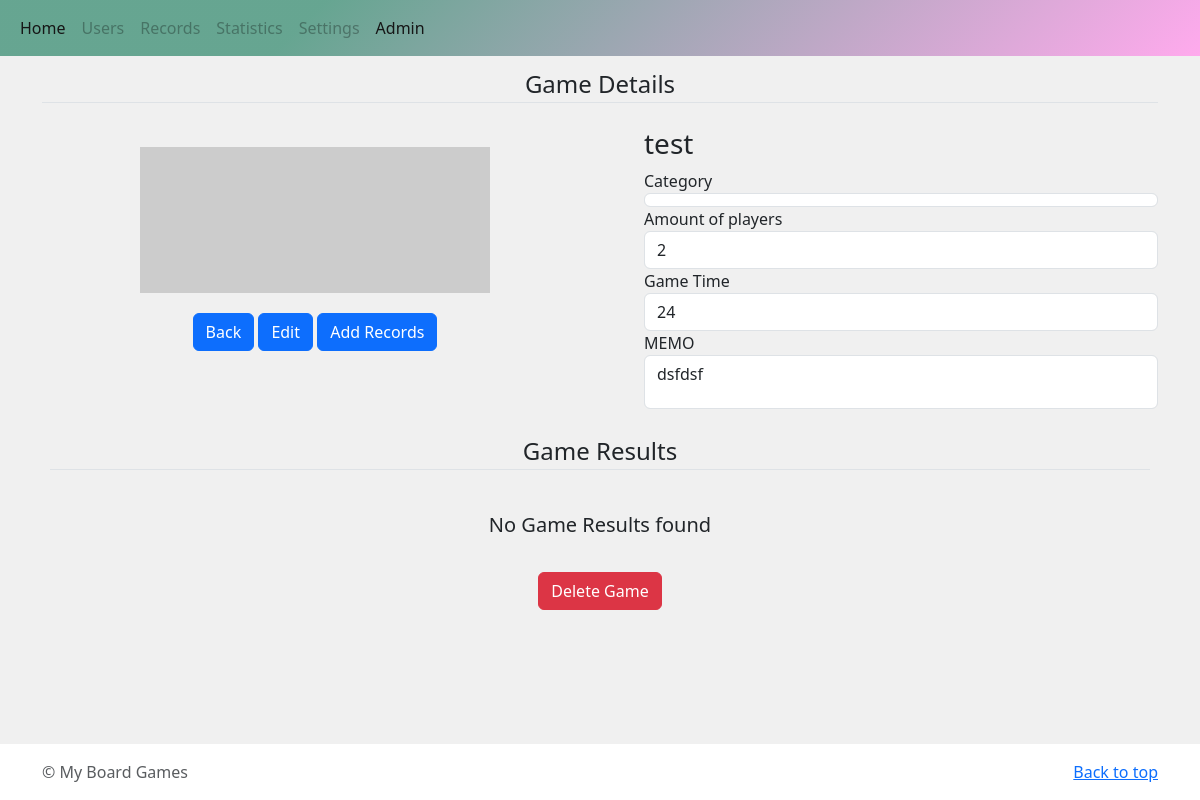
The page /16 on the database its author committed.
### cms/models.py (models this page shows)
class Game(models.Model):
    image = models.ImageField(upload_to='images', null=True, blank=True)
    title = models.CharField(max_length=150)
    player = models.CharField(max_length=50)
    time = models.CharField(max_length=50)
    memo = models.TextField(blank=True)
    created_datetime = models.DateTimeField(auto_now_add=True)
    updated_datetime = models.DateTimeField(auto_now=True)
    def __str__(self):
        return self.title

### cms/views.py (the view)
# urls.py: path('<int:game_id>', views.detail, name='detail'),
def detail(request, game_id,):
    game = get_object_or_404(Game, id=game_id)
    histories = History.objects.filter(game=game_id)
    results = Result.objects.filter(history__game=game_id).order_by('-score')
    initial_data = {'game': game}
    record_form = HistoryForm(initial=initial_data)
    record_formset = RecordFormset()
    game_form = GameForm(instance=game)
    context = {
        'game': game,
        'histories': histories,
        'results': results,
        'record_form': record_form,
        'record_formset': record_formset,
        'game_form': game_form,
    }
    return render(request, 'cms/detail.html', context)

### cms/models.py (called while the page is built)
    def __str__(self):
        return self.name

### cms/templates/cms/detail.html (shortened to what this page needs)
{% extends 'cms/base.html' %}
{% block content %}
<div class="container">
    <legend class="border-bottom mb-4 text-center">Game Details</legend>
    <div class="row row-cols-1 row-cols-xs-1 row-cols-sm-1 row-cols-md-2 cols-lg-2 cols-xl-2 cols-xxl-2">
        <div class="col">
            <div class="row">
                <div class="col col-12">
                {% if game.image %}
                    <img class="boardgame-detail-image img-fluid" src="{{ game.image.url }}" alt="plant image">
                {% else %}
                    <img class="boardgame-detail-image img-fluid" src="http://placehold.it/360x150" alt="game image">
                {% endif %}
                </div>
                <div class="col align-items-end" >
                    <div class="text-center">
                        <a href="{% url 'cms:index' %}" class="btn btn-primary">Back</a>
                        <button class="btn btn-primary" data-bs-toggle="modal" data-bs-target="#modalGame">Edit</button>
                        <button class="btn btn-primary" data-bs-toggle="modal" data-bs-target="#modalRecord">Add Records</button>
                    </div>
                </div>
            </div>
        </div>
        <div class="col">
            <ul>
                <div id="" data-name='{{ game }}'><h3>{{ game }}</h3></div>
                <label for="game-category">Category</label><span class="form-control" id="game-category">{{ game.category }}</span>
                <label for="game-player">Amount of players</label><span class="form-control" id="game-player">{{ game.player }}</span>
                <label for="game-time">Game Time</label><span class="form-control" id="game-time">{{ game.time }}</span>
                <label for="game-memo">MEMO</label><span class="form-control" id="game-memo">{{ game.memo | linebreaks | urlize }}</span>
            </ul>
        </div>
    </div>
    <div class="row p-2">
        <div class="col">
            <legend class="border-bottom mb-4 text-center">Game Results</legend>
        </div>
    </div>
    {% if histories %}
        {% for history in histories %}
        <div class="accordion" id="accordionGameHistory{{ history.id }}">
            <div class="accordion-item">
                <h2 class="accordion-header">
                    <button class="accordion-button" type="button" data-bs-toggle="collapse" data-bs-target="#collapse{{ history.id }}" aria-expanded="false" aria-controls="collapse{{ history.id }}">
                        Game ID {{ history.id }}, played on {{ history.date }} ({{ history.duaration }} Min)
                    </button>
                </h2>
                <div id="collapse{{ history.id }}" class="accordion-collapse collapse" data-bs-parent="#accordionGameHistory{{ history.id }}">
                    <div class="accordion-body">
                        <table class="table table-sm table-hover">
                            <thead>
                                <tr>
                                    <th scope="col">Name</th>
                                    <th scope="col">Score</th>
                                    <th scope="col">Winner</th>
                                </tr>
                            </thead>
                            <tbody>
                                {% for result in results %}
                                     {% if result.history_id == history.id %}
                                        <tr>
                                            <td>{{ result.player.name }}</td>
                                            <td>{{ result.score }}</td>
                                            <td>
                                                {% if result.winner == True %}
                                                    {% if result.player.name == "Mag" %}
                                                        <i class="fas fa-trophy" style="color: #d828cf;"></i>
                                                    {% elif result.player.name == "Hurrikan" %}
                                                        <i class="fas fa-otter" style="color: #2f882f;"></i>
                                                    {% elif result.player.name == "Giusy" or result.player.name == "Gizmo" %}
                                                        <i class="fas fa-cat" style="color: #2f882f;"></i>
                                                    {% else %}
                                                        <i class="fas fa-trophy"></i>
                                                    {% endif %}
                                                {% else %}
                                                    <i class="fa-sharp fa-solid fa-x" style="color: #ff2d32;"></i>
                                                {% endif %}
                                            </td>
                                        </tr>
                                     {% endif %}
                                {% endfor %}
                            </tbody>
                        </table>
                    </div>
                </div>
            </div>
        </div>
        {% endfor %}
    {% else %}
    <div class="row p-2">
        <div class="col text-center">
            <p class="lead">
                No Game Results found
            </p>
        </div>
    </div>
    {% endif %}
    <div class="row p-2">
        <div class="col">
            <div class="text-center">
                <button class="btn btn-danger" data-bs-toggle="modal" data-bs-target="#deleteGame">Delete Game</button>
            </div>
        </div>
    </div>
</div>
{% endblock %}

### cms/static/cms/css/style.css (style rules this page uses)
body { background-color: #e2e1d9; overflow: auto; display: flex; min-height: 100vh; flex-direction: column; }
.boardgame-detail-image { display: block; margin: 20px auto; height: 350px; width: 350px; object-fit: scale-down; }

### rows shown on the page
Game: title "test", player "2", time "24", memo "dsfdsf"
